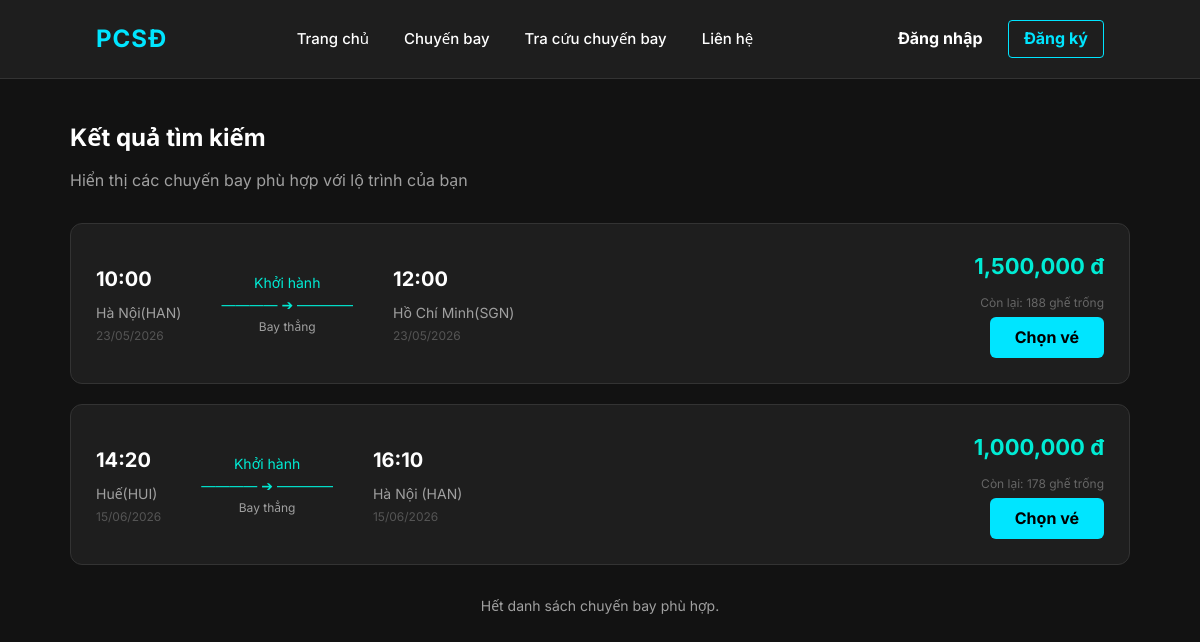
Before: /search with the older database file.
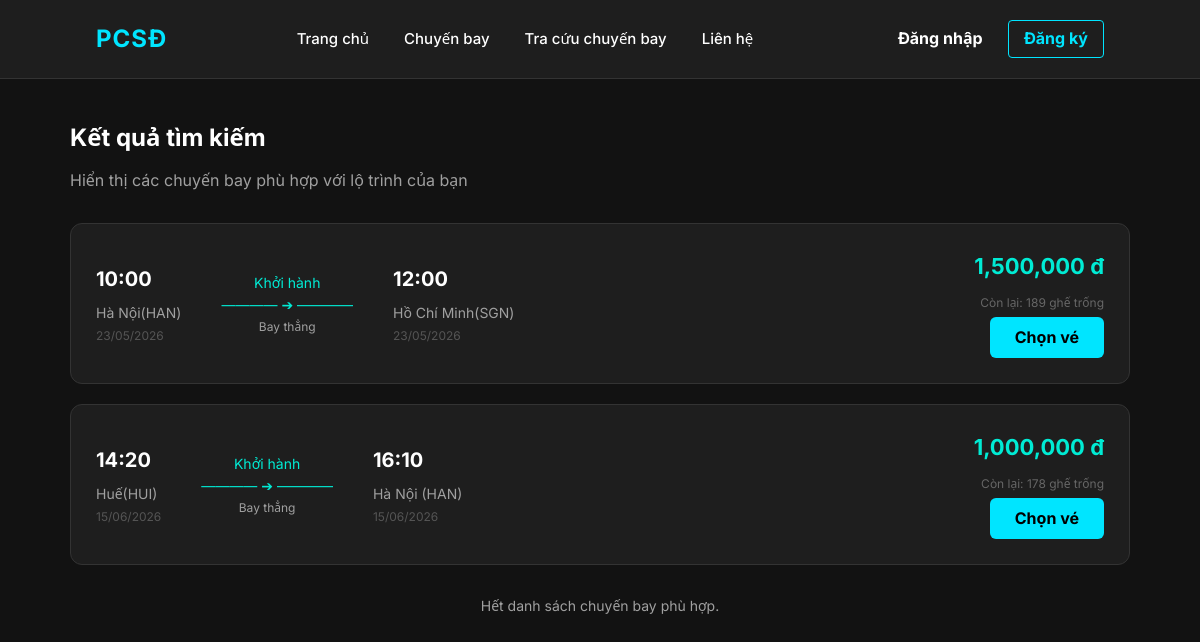
After: the same page with the newer database file.
### app.py (models this page shows)
class ChuyenBay(db.Model):
    maChuyenBay = db.Column(db.String(20), primary_key=True)
    maMayBay = db.Column(db.String(20), db.ForeignKey('may_bay.maMayBay'), nullable=False)
    sanBayDi = db.Column(db.String(50), nullable=False)
    sanBayDen = db.Column(db.String(50), nullable=False)
    ngayGioDi = db.Column(db.DateTime, nullable=False)
    ngayGioDen = db.Column(db.DateTime, nullable=False)
    giaVe = db.Column(db.Float, nullable=False)
    soGheTrong = db.Column(db.Integer, nullable=False)
    may_bay = db.relationship('MayBay', backref=db.backref('chuyen_bay', lazy=True))

### app.py (the view)
@app.route('/search', methods=['GET'])
def web_search():
    san_bay_di = request.args.get('sanBayDi')
    san_bay_den = request.args.get('sanBayDen')
    ngay_gio_di = request.args.get('ngayGioDi')
    query = ChuyenBay.query
    if san_bay_di: query = query.filter(ChuyenBay.sanBayDi.like(f"%{san_bay_di}%"))
    if san_bay_den: query = query.filter(ChuyenBay.sanBayDen.like(f"%{san_bay_den}%"))
    chuyen_bays = query.all()
    ket_qua_loc = []
    for cb in chuyen_bays:
        if ngay_gio_di and cb.ngayGioDi.strftime('%Y-%m-%d') != ngay_gio_di: continue
        ket_qua_loc.append(cb)
    return render_template('search_results.html', chuyen_bays=ket_qua_loc)

### templates/search_results.html (shortened to what this page needs)
{% extends 'base.html' %}
{% block content %}
<div style="max-width: 1100px; margin: 40px auto; padding: 0 20px">
    <h2 style="font-size: 24px; margin-bottom: 10px; color: #fff;">Kết quả tìm kiếm</h2>
    <p style="color: var(--text-sub, #aaa); margin-bottom: 30px;">
        Hiển thị các chuyến bay phù hợp với lộ trình của bạn
    </p>
    {% for cb in chuyen_bays %}
    <div style="background-color: var(--bg-card, #1a1a1a); border: 1px solid var(--border-color, #2a2a2a); border-radius: 12px; padding: 25px; display: flex; justify-content: space-between; align-items: center; margin-bottom: 20px;">
        <div style="display: flex; gap: 40px; align-items: center;">
            <div>
                <h3 style="font-size: 20px; color: var(--text-main, #fff); margin: 0 0 5px 0;">{{ cb.ngayGioDi.strftime('%H:%M') }}</h3>
                <span style="color: var(--text-sub, #aaa); font-size: 14px;">{{ cb.sanBayDi }}</span>
                <div style="color: #555; font-size: 12px;">{{ cb.ngayGioDi.strftime('%d/%m/%Y') }}</div>
            </div>
            <div style="color: var(--accent-color, #00e5ff); font-size: 14px; text-align: center;">
                <div>Khởi hành</div>
                <div>———— ➔ ————</div>
                <div style="color: var(--text-sub, #aaa); font-size: 12px;">Bay thẳng</div>
            </div>
            <div>
                <h3 style="font-size: 20px; color: var(--text-main, #fff); margin: 0 0 5px 0;">{{ cb.ngayGioDen.strftime('%H:%M') }}</h3>
                <span style="color: var(--text-sub, #aaa); font-size: 14px;">{{ cb.sanBayDen }}</span>
                <div style="color: #555; font-size: 12px;">{{ cb.ngayGioDen.strftime('%d/%m/%Y') }}</div>
            </div>
        </div>
        <div style="text-align: right;">
            <div style="color: var(--accent-color, #ff4d4d); font-size: 22px; font-weight: 700; margin-bottom: 8px;">
                {{ "{:,.0f}".format(cb.giaVe) }} đ
            </div>
            <p style="color: #666; margin: 0 0 5px 0; font-size: 12px;">Còn lại: {{ cb.soGheTrong }} ghế trống</p>
            <a href="{% if session.get('user_id') %}/dat-ve?id={{ cb.maChuyenBay }}{% else %}/login{% endif %}" class="btn-register" style="padding: 8px 25px; text-decoration: none; display: inline-block; background-color: #00e5ff; color: #000; font-weight: bold; border-radius: 6px;">Chọn vé</a>
        </div>
    </div>
    {% endfor %}
    <p style="text-align: center; color: var(--text-sub, #555); margin-top: 30px; font-size: 14px;">
        Hết danh sách chuyến bay phù hợp.
    </p>
</div>
{% endblock %}

Changed rows visible on the page:
changed ChuyenBay "Hà Nội(HAN)": soGheTrong "188" → "189"
